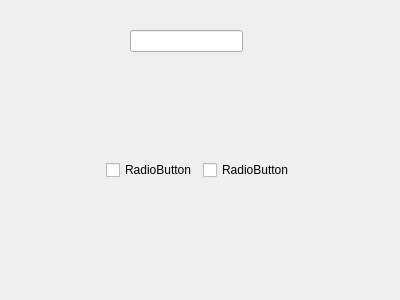
<?xml version="1.0" encoding="UTF-8"?>
<ui version="4.0">
 <class>Form</class>
 <widget class="QWidget" name="Form">
  <property name="geometry">
   <rect>
    <x>0</x>
    <y>0</y>
    <width>400</width>
    <height>300</height>
   </rect>
  </property>
  <property name="windowTitle">
   <string>Form</string>
  </property>
  <widget class="QLineEdit" name="t1">
   <property name="geometry">
    <rect>
     <x>130</x>
     <y>30</y>
     <width>113</width>
     <height>22</height>
    </rect>
   </property>
  </widget>
  <widget class="QWidget" name="horizontalLayoutWidget">
   <property name="geometry">
    <rect>
     <x>19</x>
     <y>130</y>
     <width>361</width>
     <height>80</height>
    </rect>
   </property>
   <layout class="QHBoxLayout" name="horizontalLayout">
    <item>
     <spacer name="horizontalSpacer">
      <property name="orientation">
       <enum>Qt::Horizontal</enum>
      </property>
      <property name="sizeHint" stdset="0">
       <size>
        <width>40</width>
        <height>20</height>
       </size>
      </property>
     </spacer>
    </item>
    <item>
     <widget class="QCheckBox" name="b1">
      <property name="text">
       <string>RadioButton</string>
      </property>
     </widget>
    </item>
    <item>
     <widget class="QCheckBox" name="b2">
      <property name="text">
       <string>RadioButton</string>
      </property>
     </widget>
    </item>
    <item>
     <spacer name="horizontalSpacer_2">
      <property name="orientation">
       <enum>Qt::Horizontal</enum>
      </property>
      <property name="sizeHint" stdset="0">
       <size>
        <width>40</width>
        <height>20</height>
       </size>
      </property>
     </spacer>
    </item>
   </layout>
  </widget>
 </widget>
 <resources/>
 <connections/>
</ui>
